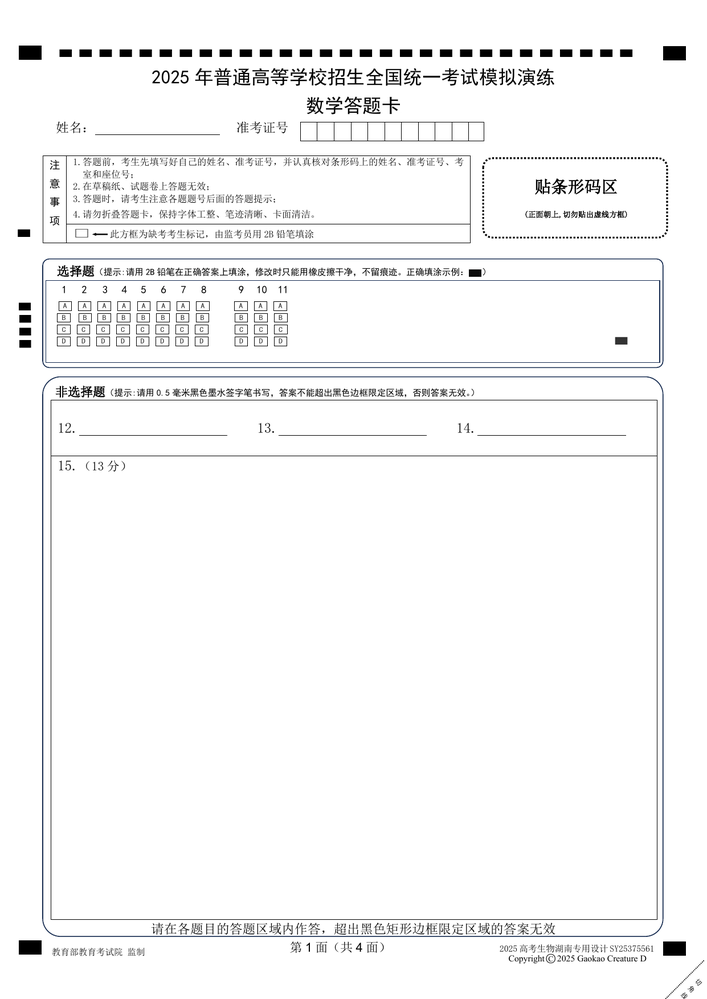
#> input picture answersheet/.ref/a1-1.png, 707 x 999 px, shrunk from 1241 x 1754 before the run, found by its file name
$ python measure_marks.py
#> lines starting #> are read from the running program, lines starting #| are printed output that depends on the picture
"""从参考件 PNG 里量出：
  ① 顶部定标带的每一块（列心）
  ② 第一行气泡的列心
  ③ 左侧定位点的行心
  ④ 选择题黑框（内层黑矩形）的左右边缘
用来判定「最左列 vs 最左定位点」的相对关系，以及黑框左右间距。
"""
import sys
import numpy as np
from PIL import Image

sys.stdout.reconfigure(encoding='utf-8')
MM = 150 / 25.4
a = np.asarray(Image.open('.ref/a1-1.png').convert('L'))
H, W = a.shape
#> H = 999; W = 707
#| 页 119.7 x 169.2 mm
DARK = 170


def runs(mask):
    out, s = [], None
    for i, v in enumerate(mask):
        if v and s is None:
            s = i
        elif not v and s is not None:
            out.append((s, i - 1))
            s = None
    if s is not None:
        out.append((s, len(mask) - 1))
    return out


def blocks_on_row(y0mm, y1mm, min_w_mm=1.0):
    """在 y 带里找横向的暗块（每块 = 一个定位块/气泡/字符）"""
#> called with y0mm = 9.9, y1mm = 12.1, min_w_mm = 2
    r0, r1 = int(y0mm * MM), int(y1mm * MM)
    band = a[r0:r1]
    cm = (band < DARK).any(axis=0)
    out = []
    for (c0, c1) in runs(cm):
        if (c1 - c0 + 1) / MM >= min_w_mm:
            out.append((c0 / MM, (c1 + 1) / MM))
#> this loop made 40 passes
#> (c0, c1) on passes 1 to 12: (19, 41), (155, 157), (165, 166), (174, 176), (199, 201), (216, 229), (234, 236), (239, 248), (252, 268), (272, 279), (281, 287), (292, 294)
#> after the loop, out = [(3.22, 7.11), (36.58, 38.95), (42.67, 45.55), (65.36, 67.9), (88.56, 90.59), (112.3, 116.2)]
    return out


print('页 %.1f x %.1f mm' % (W / MM, H / MM))

print('\n=== ① 顶部定标带 (y 9.78~12.22) ===')
tb = blocks_on_row(9.9, 12.1, 2.0)
#> tb has the same summary as out in blocks_on_row
for (x0, x1) in tb:
    print('   x %7.2f-%7.2f  宽 %.2f  心 %.3f' % (x0, x1, x1 - x0, (x0 + x1) / 2))
#> this loop made 6 passes
#|    x    3.22-   7.11  宽 3.89  心 5.165
#|    x   36.58-  38.95  宽 2.37  心 37.761
#|    x   42.67-  45.55  宽 2.88  心 44.111
#|    x   65.36-  67.90  宽 2.54  心 66.633
#|    x   88.56-  90.59  宽 2.03  心 89.577
#|    x  112.27- 116.16  宽 3.89  心 114.215
if len(tb) > 1:
    d = [(tb[i + 1][0] + tb[i + 1][1]) / 2 - (tb[i][0] + tb[i][1]) / 2 for i in range(len(tb) - 1)]
#> d = [32.6, 6.35, 22.52, 22.94, 24.64]
    print('   节距: %s' % ', '.join('%.3f' % v for v in d[:8]))
#|    节距: 32.597, 6.350, 22.521, 22.945, 24.638

print('\n=== ② 第 1 行气泡 / 题号 (y 86.5~89.5 题号行) ===')
for (y0, y1, lab) in [(86.5, 89.5, '题号行'), (91.0, 93.5, 'A 行'), (94.5, 97.0, 'B 行')]:
    bs = blocks_on_row(y0, y1, 2.0)
    print(' %s: %d 个' % (lab, len(bs)))
    for (x0, x1) in bs[:6]:
        print('   x %7.2f-%7.2f  宽 %.2f  心 %.3f' % (x0, x1, x1 - x0, (x0 + x1) / 2))

print('\n=== ③ 左侧定位点列 (x 5.5~9.5) 的暗竖段 ===')
c0, c1 = int(5.5 * MM), int(9.5 * MM)
sub = a[:, c0:c1]
rm = (sub < DARK).any(axis=1)
for (r0, r1) in runs(rm):
    if (r1 - r0 + 1) / MM >= 1.0:
        print('   y %7.2f-%7.2f  高 %.2f  心 %.3f' % (r0 / MM, (r1 + 1) / MM,
                                                    (r1 + 1 - r0) / MM, (r0 + r1 + 1) / 2 / MM))
#> this loop made 6 passes
#> (r0, r1) on passes 1 to 6: (45, 59), (155, 156), (158, 242), (258, 367), (377, 935), (940, 955)
#|    y    7.62-  10.16  高 2.54  心 8.890
#|    y   26.75-  41.15  高 14.39  心 33.951
#|    y   43.69-  62.31  高 18.63  心 53.001
#|    y   63.84- 158.50  高 94.66  心 111.167
#|    y  159.17- 161.88  高 2.71  心 160.528

print('\n=== ④ 选择题黑框左右边缘（在 y 90~100 之间扫竖线）===')
y0, y1 = int(90 * MM), int(100 * MM)
#> y0 = 531; y1 = 590
band = a[y0:y1]
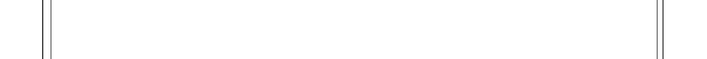
#> band: shape (59, 707); min 62, max 255, mean 253.8
col_ink = (band < DARK).sum(axis=0)
#> col_ink = 707 values, max 59 at index 42, min 0 at index 0, mean 0.501
# 找「整列几乎全黑」的竖线
cand = [(i / MM, int(col_ink[i])) for i in range(W) if col_ink[i] >= (y1 - y0) * 0.85]
#> cand = [(7.11, 59), (8.47, 59), (8.64, 59), (111.3, 59), (112.1, 59), (112.3, 59)]
print('   竖线候选（x, 暗像素数）:', [(round(x, 2), n) for x, n in cand][:20])
#|    竖线候选（x, 暗像素数）: [(7.11, 59), (8.47, 59), (8.64, 59), (111.25, 59), (112.1, 59), (112.27, 59)]

$ run again, with answersheet/.ref/a1-2.png copied over answersheet/.ref/a1-1.png
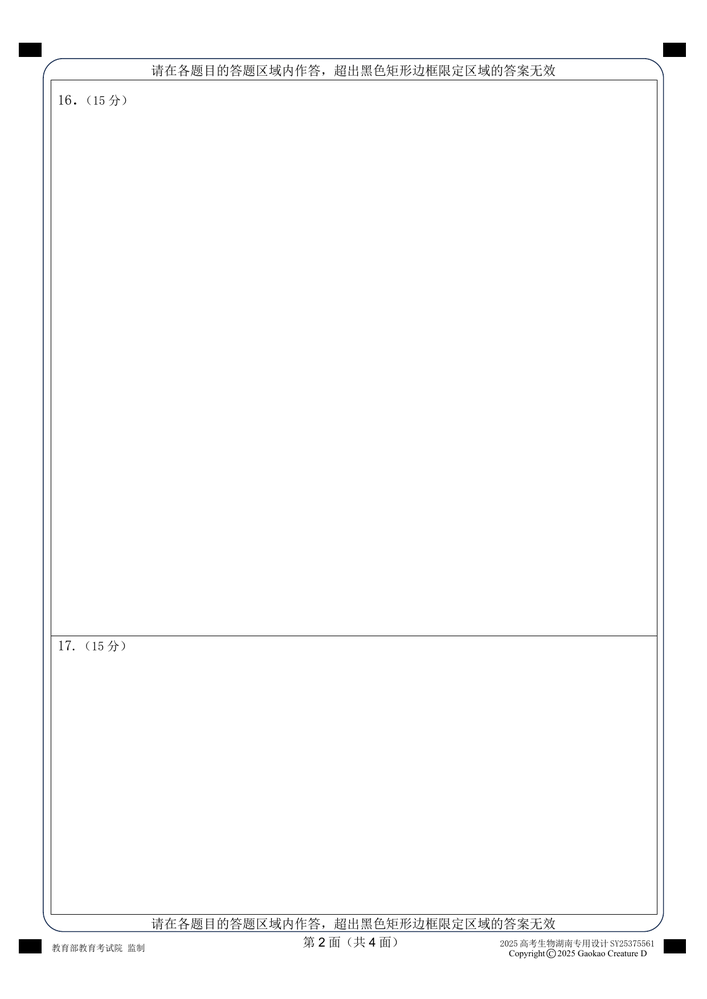
#> input picture answersheet/.ref/a1-2.png, 707 x 999 px, shrunk from 1241 x 1754 before the run, found by its file name
#| 页 119.7 x 169.2 mm
#> the loop in blocks_on_row, `for (c0, c1) in runs(cm):` made 1 pass
#> (c0, c1) on pass 1: (44, 662)
#> after the loop in blocks_on_row, `for (c0, c1) in runs(cm):`: out = [(7.45, 112.3)]
#> the loop `for (x0, x1) in tb:` made 1 pass
#> (printed output is left out)
#> the loop `for (r0, r1) in runs(rm):` made 3 passes
#> (r0, r1) on passes 1 to 3: (43, 56), (59, 930), (939, 953)
#> (printed output is left out)
#> y0 = 531; y1 = 590
#> `band = a[y0:y1]`:
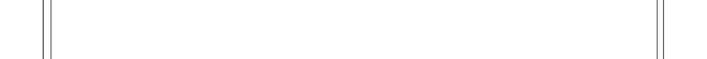
#> band: shape (59, 707); min 101, max 255, mean 253.9
#> col_ink = 707 values, max 59 at index 43, min 0 at index 0, mean 0.417
#> cand = [(7.28, 59), (8.47, 59), (8.64, 59), (111.3, 59), (112.3, 59)]
#|    竖线候选（x, 暗像素数）: [(7.28, 59), (8.47, 59), (8.64, 59), (111.25, 59), (112.27, 59)]
